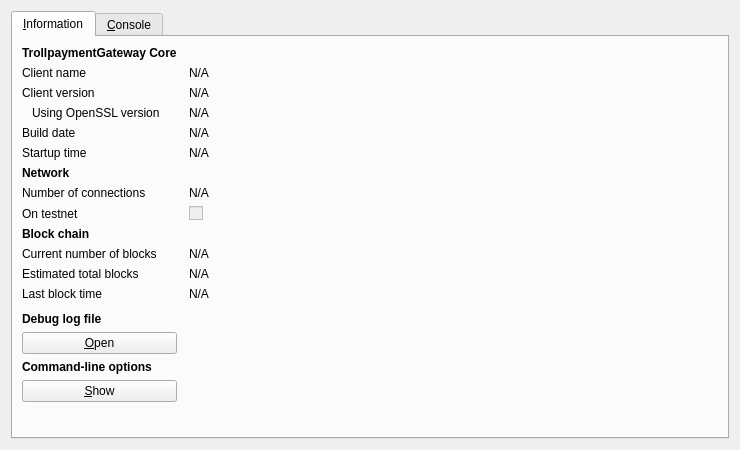
<?xml version="1.0" encoding="UTF-8"?>
<ui version="4.0">
 <class>RPCConsole</class>
 <widget class="QDialog" name="RPCConsole">
  <property name="geometry">
   <rect>
    <x>0</x>
    <y>0</y>
    <width>740</width>
    <height>450</height>
   </rect>
  </property>
  <property name="windowTitle">
   <string>TrollpaymentGateway - Debug window</string>
  </property>
  <layout class="QVBoxLayout" name="verticalLayout_2">
   <item>
    <widget class="QTabWidget" name="tabWidget">
     <property name="currentIndex">
      <number>0</number>
     </property>
     <widget class="QWidget" name="tab_info">
      <attribute name="title">
       <string>&amp;Information</string>
      </attribute>
      <layout class="QGridLayout" name="gridLayout" columnstretch="0,1">
       <property name="horizontalSpacing">
        <number>12</number>
       </property>
       <item row="0" column="0">
        <widget class="QLabel" name="label_9">
         <property name="font">
          <font>
           <weight>75</weight>
           <bold>true</bold>
          </font>
         </property>
         <property name="text">
          <string>TrollpaymentGateway Core</string>
         </property>
        </widget>
       </item>
       <item row="1" column="0">
        <widget class="QLabel" name="label_5">
         <property name="text">
          <string>Client name</string>
         </property>
        </widget>
       </item>
       <item row="1" column="1">
        <widget class="QLabel" name="clientName">
         <property name="cursor">
          <cursorShape>IBeamCursor</cursorShape>
         </property>
         <property name="text">
          <string>N/A</string>
         </property>
         <property name="textFormat">
          <enum>Qt::PlainText</enum>
         </property>
         <property name="textInteractionFlags">
          <set>Qt::LinksAccessibleByMouse|Qt::TextSelectableByKeyboard|Qt::TextSelectableByMouse</set>
         </property>
        </widget>
       </item>
       <item row="2" column="0">
        <widget class="QLabel" name="label_6">
         <property name="text">
          <string>Client version</string>
         </property>
        </widget>
       </item>
       <item row="2" column="1">
        <widget class="QLabel" name="clientVersion">
         <property name="cursor">
          <cursorShape>IBeamCursor</cursorShape>
         </property>
         <property name="text">
          <string>N/A</string>
         </property>
         <property name="textFormat">
          <enum>Qt::PlainText</enum>
         </property>
         <property name="textInteractionFlags">
          <set>Qt::LinksAccessibleByMouse|Qt::TextSelectableByKeyboard|Qt::TextSelectableByMouse</set>
         </property>
        </widget>
       </item>
       <item row="3" column="0">
        <widget class="QLabel" name="label_14">
         <property name="text">
          <string>Using OpenSSL version</string>
         </property>
         <property name="indent">
          <number>10</number>
         </property>
        </widget>
       </item>
       <item row="3" column="1">
        <widget class="QLabel" name="openSSLVersion">
         <property name="cursor">
          <cursorShape>IBeamCursor</cursorShape>
         </property>
         <property name="text">
          <string>N/A</string>
         </property>
         <property name="textFormat">
          <enum>Qt::PlainText</enum>
         </property>
         <property name="textInteractionFlags">
          <set>Qt::LinksAccessibleByMouse|Qt::TextSelectableByKeyboard|Qt::TextSelectableByMouse</set>
         </property>
        </widget>
       </item>
       <item row="4" column="0">
        <widget class="QLabel" name="label_12">
         <property name="text">
          <string>Build date</string>
         </property>
        </widget>
       </item>
       <item row="4" column="1">
        <widget class="QLabel" name="buildDate">
         <property name="cursor">
          <cursorShape>IBeamCursor</cursorShape>
         </property>
         <property name="text">
          <string>N/A</string>
         </property>
         <property name="textFormat">
          <enum>Qt::PlainText</enum>
         </property>
         <property name="textInteractionFlags">
          <set>Qt::LinksAccessibleByMouse|Qt::TextSelectableByKeyboard|Qt::TextSelectableByMouse</set>
         </property>
        </widget>
       </item>
       <item row="5" column="0">
        <widget class="QLabel" name="label_13">
         <property name="text">
          <string>Startup time</string>
         </property>
        </widget>
       </item>
       <item row="5" column="1">
        <widget class="QLabel" name="startupTime">
         <property name="cursor">
          <cursorShape>IBeamCursor</cursorShape>
         </property>
         <property name="text">
          <string>N/A</string>
         </property>
         <property name="textFormat">
          <enum>Qt::PlainText</enum>
         </property>
         <property name="textInteractionFlags">
          <set>Qt::LinksAccessibleByMouse|Qt::TextSelectableByKeyboard|Qt::TextSelectableByMouse</set>
         </property>
        </widget>
       </item>
       <item row="6" column="0">
        <widget class="QLabel" name="label_11">
         <property name="font">
          <font>
           <weight>75</weight>
           <bold>true</bold>
          </font>
         </property>
         <property name="text">
          <string>Network</string>
         </property>
        </widget>
       </item>
       <item row="7" column="0">
        <widget class="QLabel" name="label_7">
         <property name="text">
          <string>Number of connections</string>
         </property>
        </widget>
       </item>
       <item row="7" column="1">
        <widget class="QLabel" name="numberOfConnections">
         <property name="cursor">
          <cursorShape>IBeamCursor</cursorShape>
         </property>
         <property name="text">
          <string>N/A</string>
         </property>
         <property name="textFormat">
          <enum>Qt::PlainText</enum>
         </property>
         <property name="textInteractionFlags">
          <set>Qt::LinksAccessibleByMouse|Qt::TextSelectableByKeyboard|Qt::TextSelectableByMouse</set>
         </property>
        </widget>
       </item>
       <item row="8" column="0">
        <widget class="QLabel" name="label_8">
         <property name="text">
          <string>On testnet</string>
         </property>
        </widget>
       </item>
       <item row="8" column="1">
        <widget class="QCheckBox" name="isTestNet">
         <property name="enabled">
          <bool>false</bool>
         </property>
         <property name="text">
          <string/>
         </property>
        </widget>
       </item>
       <item row="9" column="0">
        <widget class="QLabel" name="label_10">
         <property name="font">
          <font>
           <weight>75</weight>
           <bold>true</bold>
          </font>
         </property>
         <property name="text">
          <string>Block chain</string>
         </property>
        </widget>
       </item>
       <item row="10" column="0">
        <widget class="QLabel" name="label_3">
         <property name="text">
          <string>Current number of blocks</string>
         </property>
        </widget>
       </item>
       <item row="10" column="1">
        <widget class="QLabel" name="numberOfBlocks">
         <property name="cursor">
          <cursorShape>IBeamCursor</cursorShape>
         </property>
         <property name="text">
          <string>N/A</string>
         </property>
         <property name="textFormat">
          <enum>Qt::PlainText</enum>
         </property>
         <property name="textInteractionFlags">
          <set>Qt::LinksAccessibleByMouse|Qt::TextSelectableByKeyboard|Qt::TextSelectableByMouse</set>
         </property>
        </widget>
       </item>
       <item row="11" column="0">
        <widget class="QLabel" name="label_4">
         <property name="text">
          <string>Estimated total blocks</string>
         </property>
        </widget>
       </item>
       <item row="11" column="1">
        <widget class="QLabel" name="totalBlocks">
         <property name="cursor">
          <cursorShape>IBeamCursor</cursorShape>
         </property>
         <property name="text">
          <string>N/A</string>
         </property>
         <property name="textFormat">
          <enum>Qt::PlainText</enum>
         </property>
         <property name="textInteractionFlags">
          <set>Qt::LinksAccessibleByMouse|Qt::TextSelectableByKeyboard|Qt::TextSelectableByMouse</set>
         </property>
        </widget>
       </item>
       <item row="12" column="0">
        <widget class="QLabel" name="label_2">
         <property name="text">
          <string>Last block time</string>
         </property>
        </widget>
       </item>
       <item row="12" column="1">
        <widget class="QLabel" name="lastBlockTime">
         <property name="cursor">
          <cursorShape>IBeamCursor</cursorShape>
         </property>
         <property name="text">
          <string>N/A</string>
         </property>
         <property name="textFormat">
          <enum>Qt::PlainText</enum>
         </property>
         <property name="textInteractionFlags">
          <set>Qt::LinksAccessibleByMouse|Qt::TextSelectableByKeyboard|Qt::TextSelectableByMouse</set>
         </property>
        </widget>
       </item>
       <item row="13" column="0">
        <spacer name="verticalSpacer_2">
         <property name="orientation">
          <enum>Qt::Vertical</enum>
         </property>
         <property name="sizeHint" stdset="0">
          <size>
           <width>20</width>
           <height>20</height>
          </size>
         </property>
        </spacer>
       </item>
       <item row="14" column="0">
        <widget class="QLabel" name="labelDebugLogfile">
         <property name="font">
          <font>
           <weight>75</weight>
           <bold>true</bold>
          </font>
         </property>
         <property name="text">
          <string>Debug log file</string>
         </property>
        </widget>
       </item>
       <item row="15" column="0">
        <widget class="QPushButton" name="openDebugLogfileButton">
         <property name="toolTip">
          <string>Open the TrollpaymentGateway debug log file from the current data directory. This can take a few seconds for large log files.</string>
         </property>
         <property name="text">
          <string>&amp;Open</string>
         </property>
         <property name="autoDefault">
          <bool>false</bool>
         </property>
        </widget>
       </item>
       <item row="16" column="0">
        <widget class="QLabel" name="labelCLOptions">
         <property name="font">
          <font>
           <weight>75</weight>
           <bold>true</bold>
          </font>
         </property>
         <property name="text">
          <string>Command-line options</string>
         </property>
        </widget>
       </item>
       <item row="17" column="0">
        <widget class="QPushButton" name="showCLOptionsButton">
         <property name="toolTip">
          <string>Show the TrollpaymentGateway-Qt help message to get a list with possible TrollpaymentGateway command-line options.</string>
         </property>
         <property name="text">
          <string>&amp;Show</string>
         </property>
         <property name="autoDefault">
          <bool>false</bool>
         </property>
        </widget>
       </item>
       <item row="18" column="0">
        <spacer name="verticalSpacer">
         <property name="orientation">
          <enum>Qt::Vertical</enum>
         </property>
         <property name="sizeHint" stdset="0">
          <size>
           <width>20</width>
           <height>40</height>
          </size>
         </property>
        </spacer>
       </item>
      </layout>
     </widget>
     <widget class="QWidget" name="tab_console">
      <attribute name="title">
       <string>&amp;Console</string>
      </attribute>
      <layout class="QVBoxLayout" name="verticalLayout_3">
       <property name="spacing">
        <number>3</number>
       </property>
       <item>
        <widget class="QTextEdit" name="messagesWidget">
         <property name="minimumSize">
          <size>
           <width>0</width>
           <height>100</height>
          </size>
         </property>
         <property name="readOnly">
          <bool>true</bool>
         </property>
         <property name="tabKeyNavigation" stdset="0">
          <bool>false</bool>
         </property>
         <property name="columnCount" stdset="0">
          <number>2</number>
         </property>
        </widget>
       </item>
       <item>
        <layout class="QHBoxLayout" name="horizontalLayout">
         <property name="spacing">
          <number>3</number>
         </property>
         <item>
          <widget class="QLabel" name="label">
           <property name="text">
            <string notr="true">&gt;</string>
           </property>
          </widget>
         </item>
         <item>
          <widget class="QLineEdit" name="lineEdit"/>
         </item>
         <item>
          <widget class="QPushButton" name="clearButton">
           <property name="maximumSize">
            <size>
             <width>24</width>
             <height>24</height>
            </size>
           </property>
           <property name="toolTip">
            <string>Clear console</string>
           </property>
           <property name="text">
            <string/>
           </property>
           <property name="icon">
            <iconset resource="../bitcoin.qrc">
             <normaloff>:/icons/remove</normaloff>:/icons/remove</iconset>
           </property>
           <property name="shortcut">
            <string notr="true">Ctrl+L</string>
           </property>
           <property name="autoDefault">
            <bool>false</bool>
           </property>
          </widget>
         </item>
        </layout>
       </item>
      </layout>
     </widget>
    </widget>
   </item>
  </layout>
 </widget>
 <resources>
  <include location="../bitcoin.qrc"/>
 </resources>
 <connections/>
</ui>
